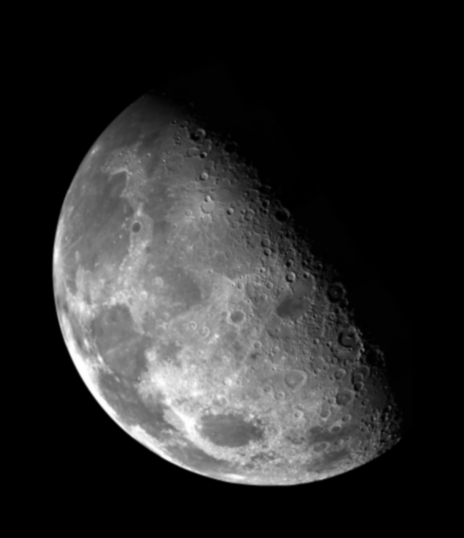
%> input picture Lab3-Intensity-transformation-main/Lab3-Intensity-transformation-main/assets/moon.tif, 464 x 538 px
$ octave lab3_task6_sobel.m   (GNU Octave 9; MATLAB toolbox functions it lacks are replaced by stand-ins)
%> lines starting %> are read from the running program, lines starting %| are printed output that depends on the picture
clear all
close all
f = imread('../assets/moon.tif');
%> f is the input picture: size 538x464 uint8; min 0, max 254, mean 42.6

f_double = im2double(f);

% Create Sobel filters for horizontal and vertical edge detection
v_sobel = fspecial('sobel');    % Horizontal edges
h_sobel = v_sobel;   % Vertical edges

% Apply Sobel filters to detect edges in both directions
gx = imfilter(f_double, h_sobel, 'replicate');
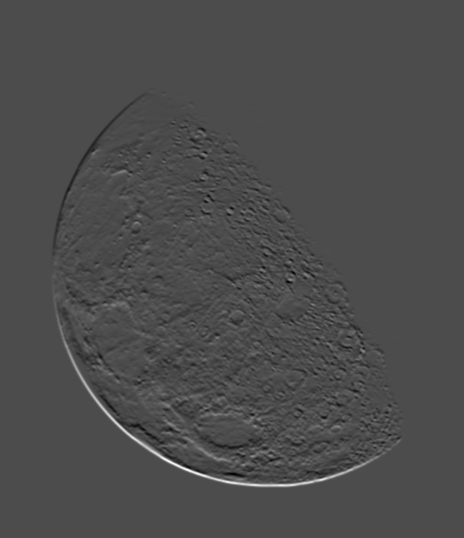
%> gx: size 538x464 double; min -1.16, max 2.7, mean 1.82e-18; drawn with min black and max white
gy = imfilter(f_double, v_sobel, 'replicate');
% Gradient magnitude for the edge strength
gradient_mag= sqrt(gx.^2 + gy.^2);
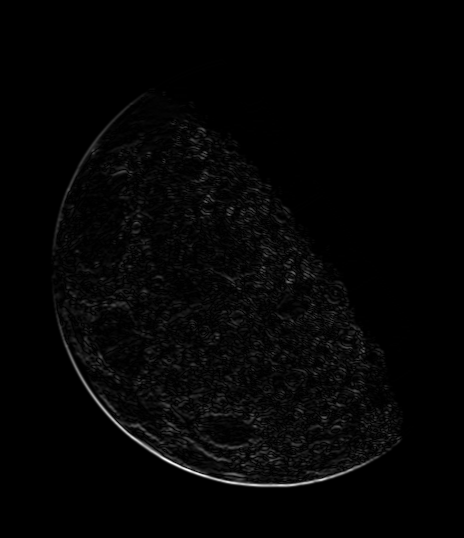
%> gradient_mag: size 538x464 double; min 0, max 3.82, mean 0.071; drawn with min black and max white

% Sharpening strength
amount = 0.5;
% Sharpen by adding the gradient magnitude to the original
sharpenedImage = f_double + amount * gradient_mag;
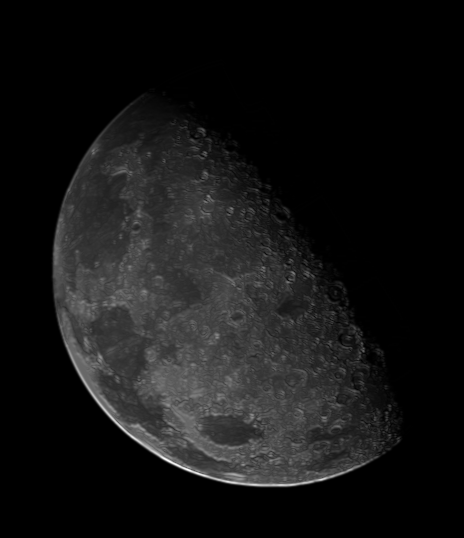
%> sharpenedImage: size 538x464 double; min 0, max 2.45, mean 0.203; drawn with min black and max white
sharpenedImage = max(0, min(1, sharpenedImage));
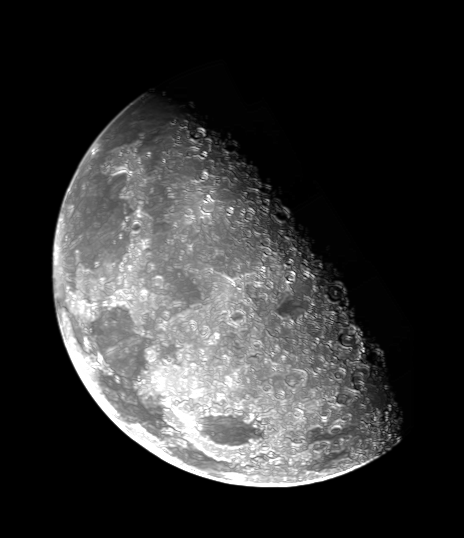
%> sharpenedImage: size 538x464 double; min 0, max 1, mean 0.199

gradient_display = mat2gray(gradient_mag);

figure; montage({f, gradient_display sharpenedImage})
%> after `montage({f, gradient_display sharpenedImage})`:
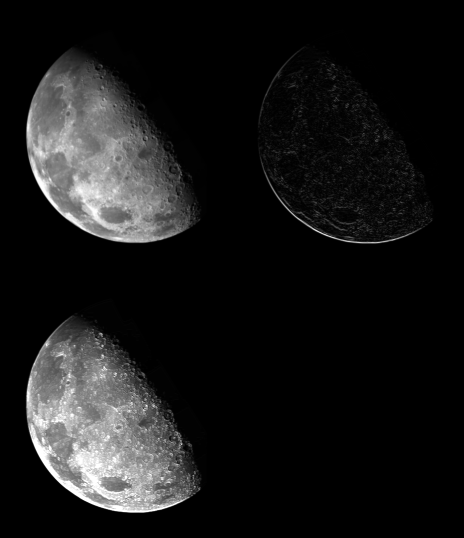
%> displayed picture: size 1076x928, on the screen's scale of 0 to 255 (shown at 1/2 size); min 0, max 255, mean 24.5
title("Original image (top left), Sobel gradient (top right), sharpened image (bottom left)")

$ run again, with Lab3-Intensity-transformation-main/Lab3-Intensity-transformation-main/assets/bonescan-front.tif copied over Lab3-Intensity-transformation-main/Lab3-Intensity-transformation-main/assets/moon.tif
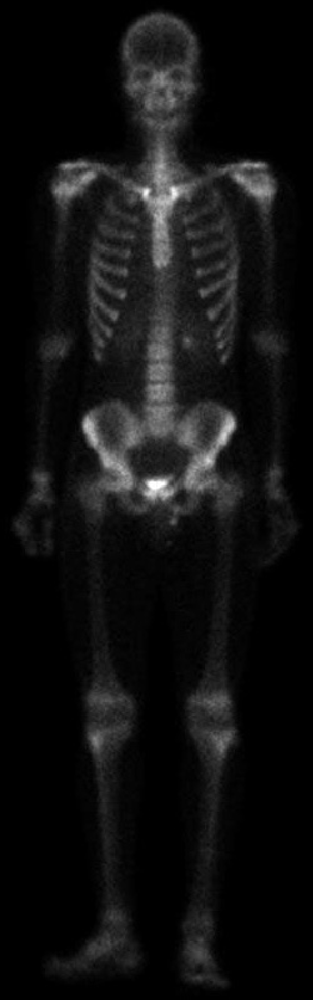
%> input picture Lab3-Intensity-transformation-main/Lab3-Intensity-transformation-main/assets/bonescan-front.tif, 313 x 1000 px, shrunk from 513 x 1641 before the run
%> f is the input picture: size 1000x313 uint8; min 0, max 255, mean 16.7
%> `gx = imfilter(f_double, h_sobel, 'replicate');`:
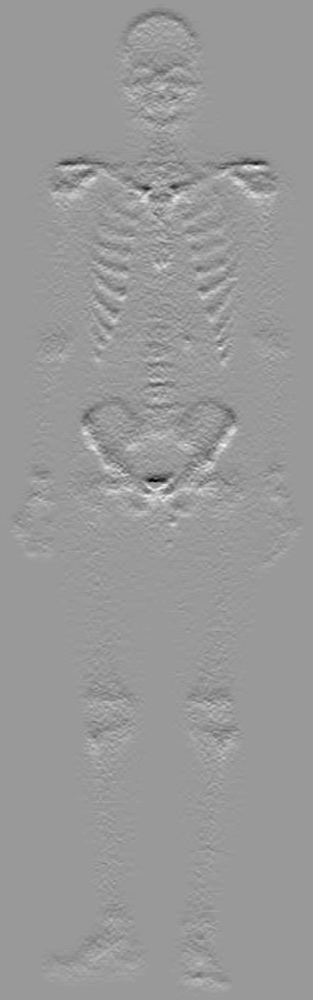
%> gx: size 1000x313 double; min -1.45, max 0.957, mean -5.01e-07; drawn with min black and max white
%> `montage({f, gradient_display sharpenedImage})`:
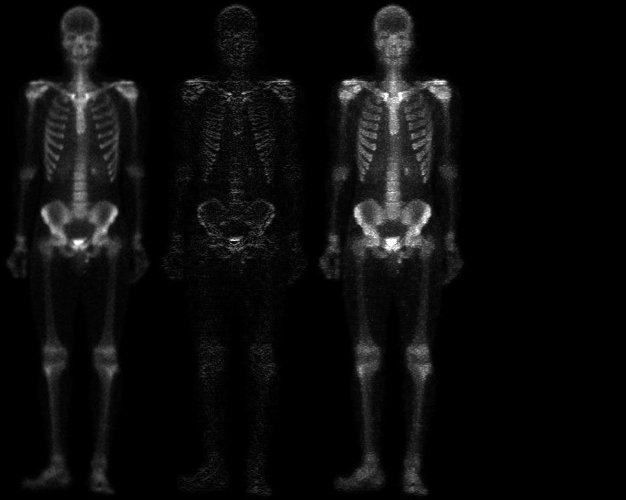
%> displayed picture: size 1000x1252, on the screen's scale of 0 to 255 (shown at 1/2 size); min 0, max 255, mean 11.6
